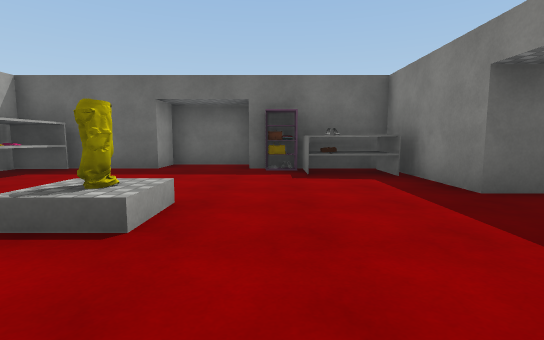
[1] (above)

19 first-person views from a walk through a 3-D level made in the Unity game engine. The camera is 1.3 m above the floor, tilts 6° down and sees 85° across. The floor is counted in squares, 2 m on a side. Each view is taken from the middle of a square. On the plan, view 1 faces up. The plan holds only what a view shows up to about 9 squares ahead; the rest is blank. The player character is not drawn. Some animated figures are left out. Some surface patterns are stand-ins.

[2]
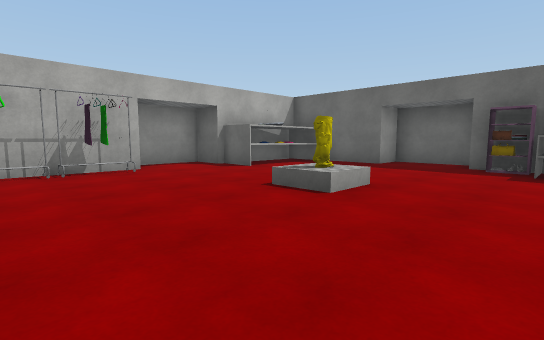

[3]
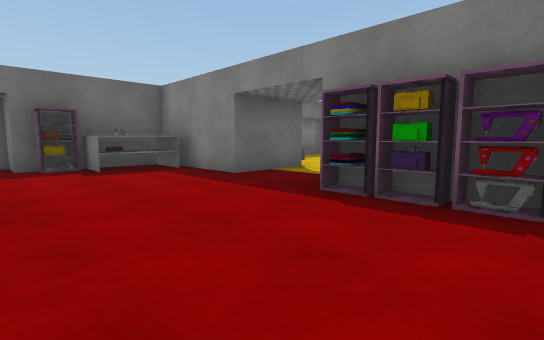

[4]
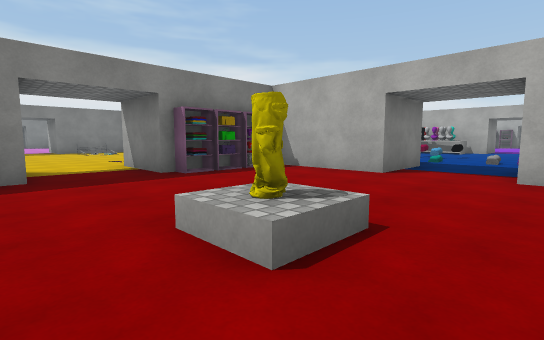

[5]
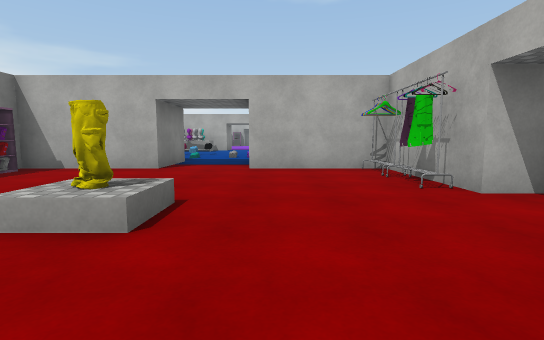

[6]
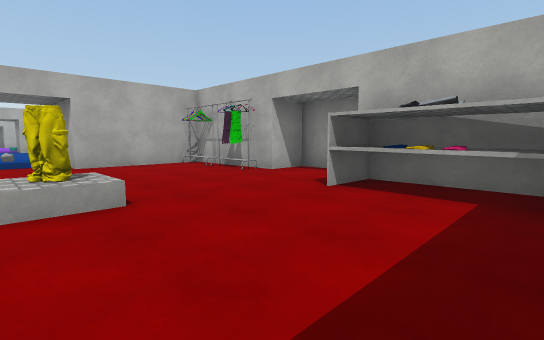

[7]
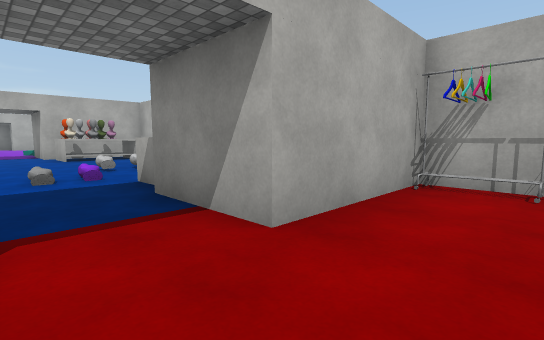

[8]
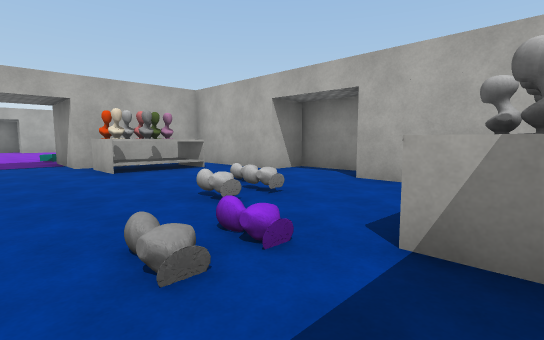

[9]
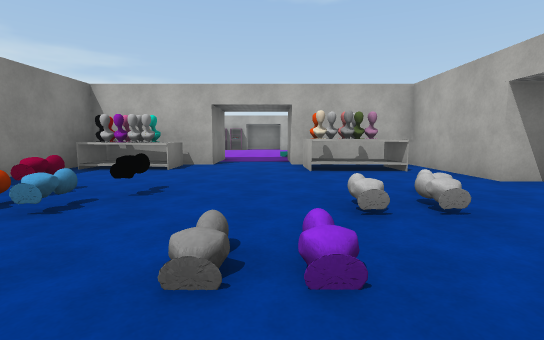

[10]
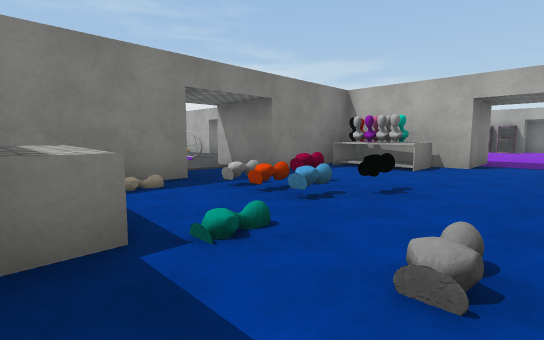

[11]
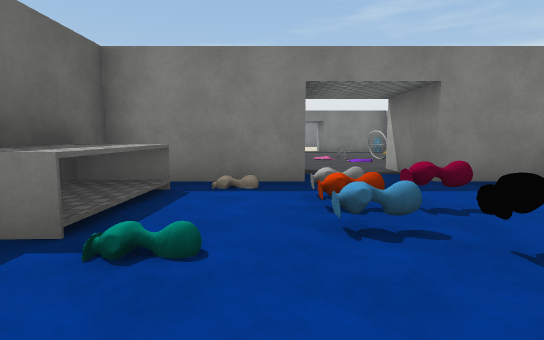

[12]
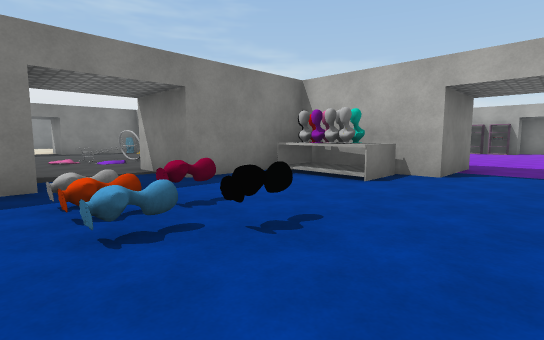

[13]
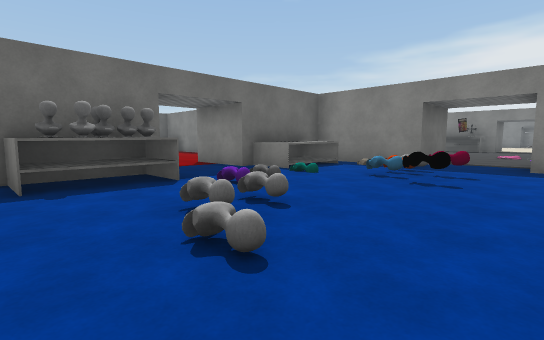

[14]
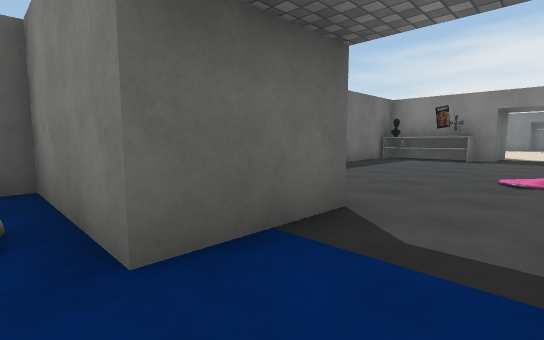

[15]
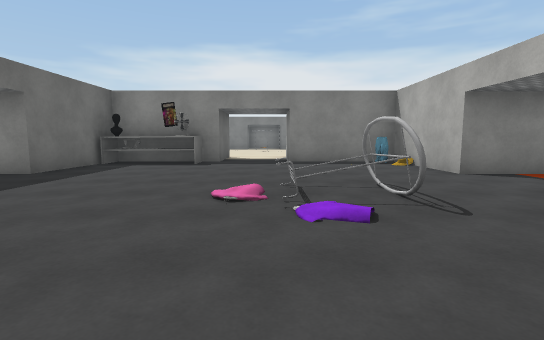

[16]
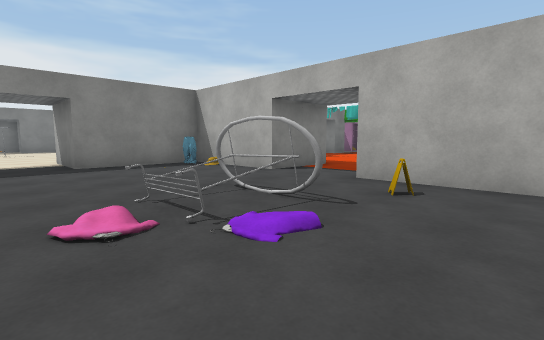

[17]
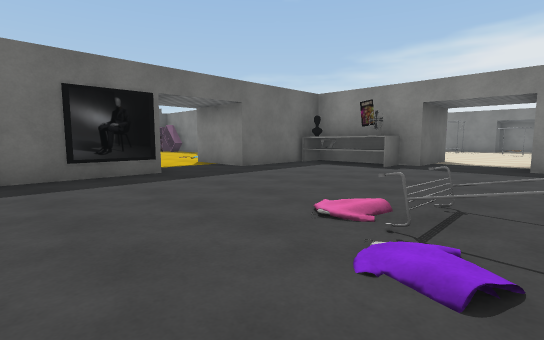

[18]
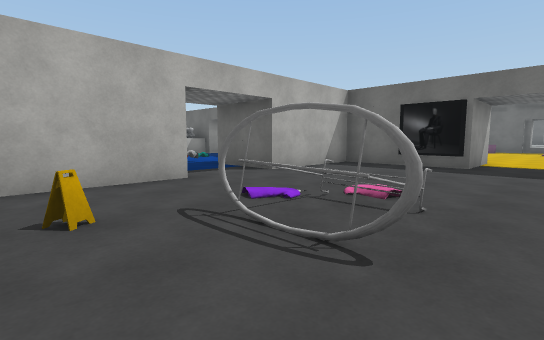

[19]
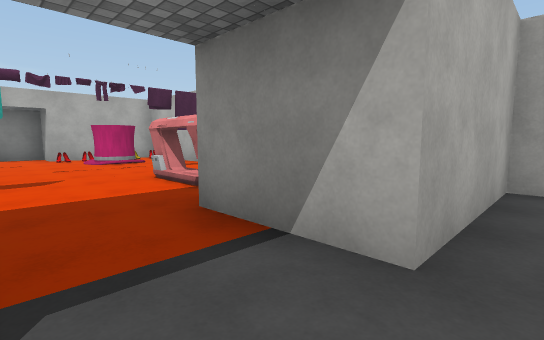

### Floor plan
Ten units are one square. View 1 is at (0, 0); x grows to the right and y downward. Boxes are objects, and circles mark ways between rooms. Rooms are numbered by the first view taken in them; rooms with no view inside come last. Other rooms are left out.
<svg viewBox="-71 -81 221 211">
<path fill="none" stroke="#000" d="M23 -6 20 -6 25 -6M-51 -12 -51 14M-42 -62 -55 -62M-55 -35 -66 -35 -66 -15 -55 -15 -55 15 -25 15M-5 15 25 15 25 -15 45 -15M23 1 20 -9M-43 -62 -44 -37 -55 -37 -43 -37M25 1 20 1M21 8 23 -8 20 -8M21 9 21 -12 25 -12M-54 -6 -49 -6M22 9 20 -9M-55 -59 -55 -37M45 -35 25 -35 25 -65 -5 -65 -5 -76 -25 -76 -25 -65 -45 -65M-52 1 -52 12M-5 115 25 115 25 85 45 85M-55 42 -55 65M45 65 25 65 25 35 -5 35 -5 15M-66 70 -66 85 -55 85 -55 115 -25 115M-25 15 -25 35 -49 35M95 115 125 115 125 85 145 85M45 85 45 115 75 115M145 65 125 65 125 35 95 35 95 15M75 15 75 35 45 35 45 65"/>
<rect x="-5" y="-65" width="10" height="10" fill="#bbb"><title>other object</title></rect>
<rect x="5" y="-65" width="20" height="20" fill="#bbb"><title>other object</title></rect>
<rect x="-45" y="95" width="20" height="20" fill="#bbb"><title>other object</title></rect>
<rect x="-45" y="65" width="10" height="10" fill="#bbb"><title>other object</title></rect>
<rect x="-45" y="35" width="20" height="10" fill="#bbb"><title>other object</title></rect>
<rect x="-35" y="65" width="10" height="10" fill="#bbb"><title>other object</title></rect>
<rect x="-5" y="65" width="10" height="10" fill="#bbb"><title>other object</title></rect>
<rect x="-5" y="35" width="30" height="20" fill="#bbb"><title>other object</title></rect>
<rect x="5" y="105" width="20" height="10" fill="#bbb"><title>other object</title></rect>
<rect x="5" y="65" width="10" height="10" fill="#bbb"><title>other object</title></rect>
<rect x="55" y="105" width="10" height="10" fill="#bbb"><title>other object</title></rect>
<rect x="65" y="85" width="20" height="10" fill="#bbb"><title>other object</title></rect>
<rect x="115" y="105" width="10" height="10" fill="#bbb"><title>other object</title></rect>
<rect x="115" y="55" width="10" height="10" fill="#bbb"><title>other object</title></rect>
<rect x="115" y="45" width="10" height="10" fill="#bbb"><title>other object</title></rect>
<rect x="115" y="35" width="10" height="10" fill="#bbb"><title>other object</title></rect>
<circle cx="-15" cy="25" r="3" fill="#2a7"/>
<circle cx="35" cy="75" r="3" fill="#2a7"/>
<text x="-10" y="-30">1</text>
<text x="-10" y="70">2</text>
<text x="90" y="70">3</text>
</svg>
Room 1 opens to room 2. Room 2 opens to room 3.

Where each view was taken, in squares from view 1:
view 1: 0 up, 0 right, facing up
view 2: 1 down, 1 right, facing up-left
view 3: 1 down, 1 left, facing up-right
view 4: 4 up, 3 left, facing down-right
view 5: 5 up, 3 left, facing down
view 6: 6 up, 1 left, facing down-left
view 7: 0 up, 1 left, facing down-left
view 8: 4 down, 1 left, facing down-left
view 9: 4 down, 2 left, facing down
view 10: 4 down, 2 left, facing down-right
view 11: 6 down, 2 left, facing right
view 12: 6 down, 2 left, facing down-right
view 13: 9 down, 5 left, facing up-right
view 14: 8 down, 2 right, facing up-right
view 15: 8 down, 4 right, facing right
view 16: 7 down, 5 right, facing down-right
view 17: 9 down, 5 right, facing up-right
view 18: 11 down, 9 right, facing up-left
view 19: 11 down, 9 right, facing down-left
